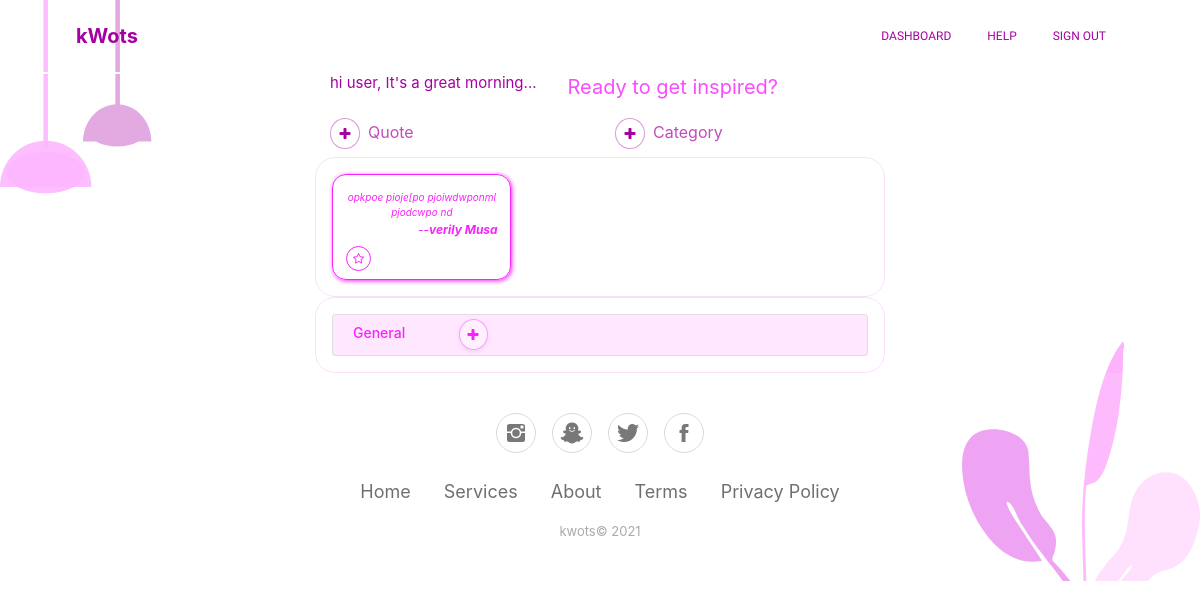
Page /user/dashboard (signed in) on the earlier database version.
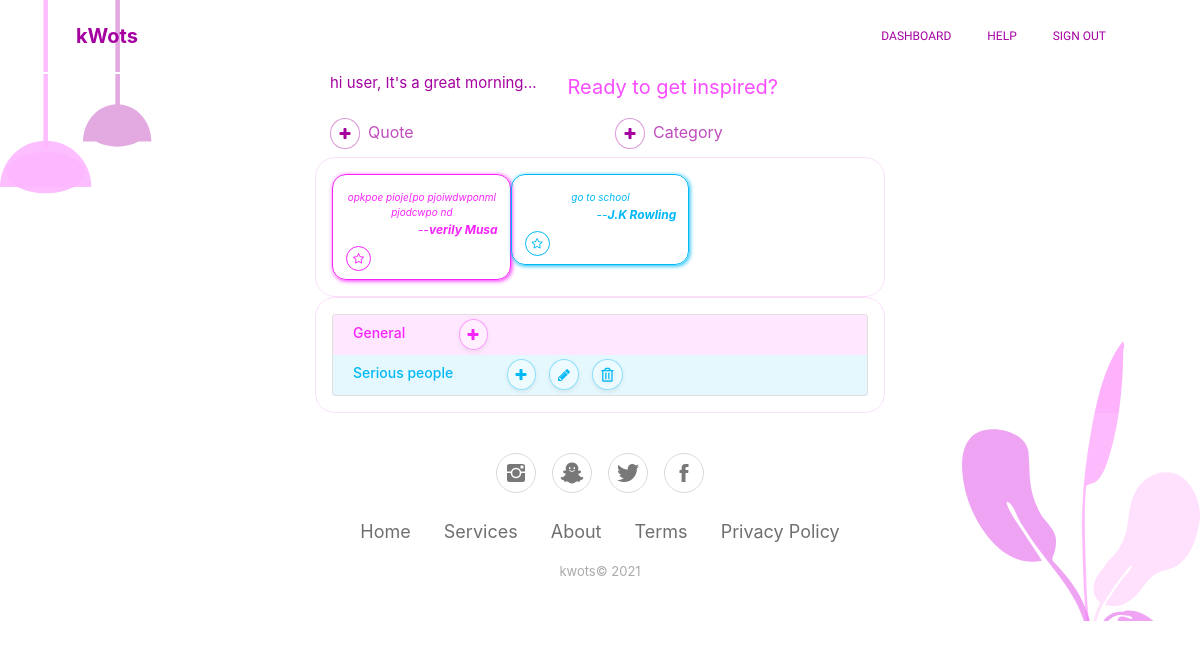
Same page on the later database version.
### app/models.py (models this page shows, shortened)
class User(db.Model, UserMixin):
    __tablename__ = 'users'
    id = db.Column(db.Integer, primary_key = True)
    username = db.Column(db.String, unique = True, nullable = False)
    email = db.Column(db.String, unique = True, nullable = False)
    password = db.Column(db.String, nullable = False)
    quotes = db.relationship('Quote', backref = 'user')
    categories = db.relationship('Category', backref = 'user')

class Quote(db.Model):
    id = db.Column(db.Integer, primary_key = True)
    user_id = db.Column(db.Integer, db.ForeignKey('users.id'))
    author = db.Column(db.String, nullable = False)
    quote = db.Column(db.String, nullable = False)
    date = db.Column(db.DateTime, nullable = False, default = datetime.now())
    favorite = db.Column(db.Boolean, nullable = False, default = False)
    note = db.Column(db.String)
    category_id = db.Column(db.Integer, db.ForeignKey('categories.id'))
    period = db.Column(db.String, default = datetime.now())

class Category(db.Model):
    __tablename__ = 'categories'
    id = db.Column(db.Integer, primary_key = True)
    name = db.Column(db.String, nullable = False, unique = True)
    color_id = db.Column(db.Integer, db.ForeignKey('colors.id'))
    quotes = db.relationship('Quote', backref = 'category')
    icon = db.Column(db.String)
    user_id = db.Column(db.Integer, db.ForeignKey('users.id'))
    description = db.Column(db.String, nullable = True)

### app/user/views.py (the view)
@user_bp.route('/dashboard')
@login_required
def dashboard():
    if datetime.now().hour < 12:
        period = 'morning'
    elif datetime.now().hour > 12 and datetime.now().hour < 4 or 16:
        period = 'afternoon'
    else:
        period = 'evening'
    categories = current_user.categories
    favorites = [i for i in current_user.quotes if i.favorite == 1]
    color = {i.color.name: hex_to_dec(i.color.name) for i in categories}
    print(color)
    return render_template('dashboard.html', categories = categories, favorites = favorites, color = color, period = period)

### app/__init__.py (called while the page is built)
def create_app(config):
    app = Flask(__name__)
    app.config.from_object(config)
    db.init_app(app)
    api = Api(app)
    login_manager = LoginManager(app)
    login_manager.login_view = "auth_bp.login"
    from .auth import auth_bp
    from .quote import quote_bp
    from .user import user_bp
    from .views import main_bp
    from .api import api_bp
    app.register_blueprint(api_bp)
    app.register_blueprint(auth_bp)
    app.register_blueprint(user_bp)
    app.register_blueprint(quote_bp)
    app.register_blueprint(main_bp)
    from .models import Color, Category, Quote, User
    @login_manager.user_loader
    def loader(user_id):
        return User.query.get(int(user_id))
    with app.app_context():
        db.create_all()
        return app

### app/utils.py (called while the page is built)
def hex_to_dec(val):
    n1 = int(val[1:3], 16)
    n2 = int(val[3:5], 16)
    n3 = int(val[5:], 16)
    return ','.join([str(n1), str(n2), str(n3)])

### app/templates/dashboard.html (shortened to what this page needs)
{% extends "base.html" %}
{% block content %}
<div  class= "dash-bg">
    {% include "nav.html" %}
        <div class="container">
            <div class="row">
                <div class="col col-md-3 box d-none d-md-inline-block"></div>
                <div class="col">
                    <div class="row">
                        <div class="col col-12 col-md-5">
                            <p style="font-size: 15px;color: rgb(165,0,160);">hi {{current_user.username }}, It's a great {{ period }}...</p>
                        </div>
                        <div class="col">
                            <p style="font-size: 20px;color: rgba(249,26,255,0.78);">Ready to get inspired?</p>
                        </div>
                    </div>
                    <div class="row mb-2">
                        <div class="col"><a class="btn btn-primary btn-sm border rounded-circle shadow-btn round-btn white-bg mr-2" role="button" style="width: 30px;" href="{{ url_for('quote_bp.add_quote')}}"><i class="fa fa-plus" style="height: 11px;"></i></a><span class="purple-text">Quote</span></div>
                        <div class="col"><a class="btn btn-primary btn-sm border rounded-circle shadow-btn round-btn white-bg mr-2" role="button" style="width: 30px;" href="{{ url_for('quote_bp.add_category')}}"><i class="fa fa-plus" style="height: 11px;"></i></a><span class="purple-text">Category</span></div>
                    </div>
                <div class="row quote-block p-3 pl-1">
                    {% for favorite in favorites  %}
                        <div class="col p-0 col-12 col-md-5 col-lg-4">
                            <div class="quote-block-one" style="color: {{ favorite.category.color.name }}; border: 1px solid {{ favorite.category.color.name }} !important;box-shadow: 1px 1px 4px {{ favorite.category.color.name }};">
                                <p class="text-center" style="font-size: 10px;"><em>{{ favorite.quote }}</em></p>
                                <p class="text-right quote-author-name" style="font-size: 12px;">--<strong><em>{{ favorite.author }}</em></strong></p>
                                <a href="{{ url_for('quote_bp.remove_favorite', quote_id = favorite.id)}}" class="btn btn-primary btn-sm blue-border-btn blue-round-btn blue-white-bg btn-icon mr-1" data-toggle="tooltip" data-bs-tooltip="" style="margin-top: -20px;color: {{ favorite.category.color.name }};border: 1px solid {{ favorite.category.color.name }} !important;" title="Unpin from board"><i class="fa fa-star-o btn-icon" style="font-size: 12px;"></i></a>
                            </div>
                        </div>
                    {% endfor %}
                </div>
                <div class="row quote-block p-3">
                    <div class="col pl-0 pr-0">
                        <div role="tablist" id="accordion-1" class="border-none">
                            <div class="card">
                                {% for category in categories %}
                                <div class="card-header blue-category-header border-none" role="tab" style="background-color: rgba({{ color[category.color.name] }},.1); color: {{ category.color.name }} ; padding-top: 0; padding-bottom: 5px;">
                                    <h5 class="mb-0"><a data-toggle="collapse" aria-expanded="true" aria-controls="accordion-1 .item-{{ category.id }}" href="#accordion-1 .item-{{ category.id }}" class="category-title mr-5" style="color: {{ category.color.name }};">{{ category.name }}</a>
                                        <span>
                                        {% if category.name == 'General' %}
                                            <a href="{{ url_for('quote_bp.add_quote')}}" class="btn btn-primary btn-sm border rounded-circle shadow-sm mt-1 mr-2" data-toggle="tooltip" data-bs-tooltip="" type="button" style="background-color: rgba(255,255,255,.3);color: rgb({{ color[category.color.name] }});width: auto;height: auto;border-color:rgba({{ color[category.color.name] }},.4) !important;" title="Add quote"><i class="fa fa-plus" style="height: 11px;"></i></a>
                                        {% else %}
                                            <a href="{{ url_for('quote_bp.add_quote_to_category', category_id = category.id)}}" class="btn btn-primary btn-sm border rounded-circle shadow-sm mt-1 mr-2" data-toggle="tooltip" data-bs-tooltip="" type="button" style="background-color: rgba(255,255,255,.3);color: rgb({{ color[category.color.name] }});width: auto;height: auto;border-color:rgba({{ color[category.color.name] }},.4) !important;" title="Add quote"><i class="fa fa-plus" style="height: 11px;"></i></a>
                                            <a href="{{ url_for('quote_bp.edit_category', category_id = category.id) }}" class="btn btn-primary btn-sm border rounded-circle shadow-sm mt-1 mr-2" data-toggle="tooltip" data-bs-tooltip="" style="background-color: rgba(255,255,255,.3);color: rgb({{ color[category.color.name] }});width: auto;height: auto;border-color:rgba({{ color[category.color.name] }},.4) !important;" title="Edit category"><i class="fa fa-pencil" style="height: 11px;"></i></a>
                                            <a href="{{ url_for('quote_bp.delete_category', category_id = category.id) }}" class="btn btn-primary btn-sm border rounded-circle shadow-sm mt-1" data-toggle="tooltip" data-bs-tooltip="" style="background-color: rgba(255,255,255,.3);color: rgb({{ color[category.color.name] }});width: auto;height: auto;border-color:rgba({{ color[category.color.name] }},.4) !important;" title="Delete category"><i class="far fa-trash-alt shadow-sm" style="height: 11px;"></i></a></span></h5>
                                        {% endif %}
                                    </div>
                                {% endfor %}
                            </div>
                        </div>
                    </div>
                </div>
            </div>
            <div class="col d-none d-md-inline-block col-md-3"></div>
        </div>
    </div>
    <div class="footer-basic">
        <footer>
            <div class="social"><a href="#"><i class="icon ion-social-instagram purple-hover"></i></a><a href="#"><i class="icon ion-social-snapchat purple-hover"></i></a><a href="#"><i class="icon ion-social-twitter purple-hover"></i></a><a href="#"><i class="icon ion-social-facebook purple-hover"></i></a></div>
            <ul
                class="list-inline">
                <li class="list-inline-item"><a href="#">Home</a></li>
                <li class="list-inline-item"><a href="#">Services</a></li>
                <li class="list-inline-item"><a href="#">About</a></li>
                <li class="list-inline-item"><a href="#">Terms</a></li>
                <li class="list-inline-item"><a href="#">Privacy Policy</a></li>
                </ul>
                <p class="copyright">kwots© 2021</p>
        </footer>
    </div>
</div>
{% endblock %}

### app/templates/base.html (shortened to what this page needs)
<!DOCTYPE html>
<html>
<head>
    <link rel="stylesheet" href="{{url_for('static', filename = 'bootstrap/css/bootstrap.min.css')}}">
    <link rel="stylesheet" href="{{url_for('static', filename = 'fonts/fontawesome-all.min.css')}}">
    <link rel="stylesheet" href="{{url_for('static', filename = 'fonts/font-awesome.min.css')}}">
    <link rel="stylesheet" href="{{url_for('static', filename = 'fonts/ionicons.min.css')}}">
    <link rel="stylesheet" href="{{url_for('static', filename = 'fonts/fontawesome5-overrides.min.css')}}">
    <link rel="stylesheet" href="{{url_for('static', filename = 'css/Footer-Basic.css')}}">
    <link rel="stylesheet" href="{{url_for('static', filename = 'css/main.css')}}">
    <link rel="stylesheet" href="{{url_for('static', filename = 'css/Navigation-Clean.css')}}">
    <link rel="stylesheet" href="{{url_for('static', filename = 'css/styles.css')}}">
</head>
<body>
    {% block content %}{% endblock content %}
</body>
</html>

### app/templates/nav.html (shortened to what this page needs)
<div class="container">
    <nav class="navbar navbar-light navbar-expand-md navigation-clean" style="background-color: rgba(255,255,255,0);">
        <div class="container"><a class="navbar-brand" href="#" style="color: #a500a0;">kWots</a>
            <div
                class="collapse navbar-collapse" id="navcol-1">
                <ul class="nav navbar-nav ml-auto">
                    {% if current_user.is_anonymous %}
                        <li class="nav-item menu-link" role="presentation"><a class="nav-link" href="{{ url_for('main_bp.index')}}" style="color: #a500a0;font-size: 12px;font-family: Arya, sans-serif;">HOME</a></li>
                        <li class="nav-item menu-link" role="presentation"><a class="nav-link" href="{{ url_for('auth_bp.login') }}" style="color: #a500a0;font-size: 12px;font-family: Arya, sans-serif;">LOGIN</a></li>
                        <li class="nav-item menu-link" role="presentation"><a class="nav-link" href="{{ url_for('auth_bp.register') }}" style="color: #a500a0;font-size: 12px;font-family: Arya, sans-serif;">REGISTER</a></li>
                        <li class="nav-item menu-link" role="presentation"><a class="nav-link" href="dashboard.html" style="color: #a500a0;font-size: 12px;font-family: Arya, sans-serif;">ABOUT</a></li>
                    {% else %}
                        <li class="nav-item menu-link" role="presentation"><a class="nav-link" href="{{ url_for('user_bp.dashboard') }}" style="color: #a500a0;font-size: 12px;font-family: Arya, sans-serif;">DASHBOARD</a></li>
                        <li class="nav-item menu-link" role="presentation"><a class="nav-link" href="#" style="color: #a500a0;font-size: 12px;font-family: Arya, sans-serif;">HELP</a></li>
                        <li class="nav-item menu-link" role="presentation"><a class="nav-link" href="{{ url_for('auth_bp.logout') }}" style="color: #a500a0;font-size: 12px;font-family: Arya, sans-serif;">SIGN OUT</a></li>
                    {% endif %}
                </ul>
        </div>
        </div>
    </nav>
</div>

### app/static/css/Footer-Basic.css (style rules this page uses)
.footer-basic { padding: 40px 0; background-color: rgba(255,255,255,.1); color: #4b4c4d; }
.footer-basic ul { padding: 0; list-style: none; text-align: center; font-size: 18px; line-height: 1.6; margin-bottom: 0; }
.footer-basic li { padding: 0 10px; }
.footer-basic ul a { color: inherit; text-decoration: none; opacity: 0.8; }
.footer-basic .social { text-align: center; padding-bottom: 25px; }
.footer-basic .social > a { font-size: 24px; width: 40px; height: 40px; line-height: 40px; display: inline-block; text-align: center; border-radius: 50%; border: 1px solid #ccc; margin: 0 8px; color: inherit; opacity: 0.75; }
.footer-basic .copyright { margin-top: 15px; text-align: center; font-size: 13px; color: #aaa; margin-bottom: 0; }

### app/static/css/main.css (style rules this page uses)
.round-btn { border-radius: 100%; }
.white-bg { background-color: white; color: rgb(165,0,160); border-color: rgba(165,0,160,.4) !important; }
.blue-white-bg { background-color: white; }
.quote-author-name { margin-top: -15px; }
.blue-round-btn { height: 25px; width: 25px; border-radius: 100px; }
.btn-icon { padding: 0; }
.dash-bg { background-image: url(../img/dash-bg.svg); background-repeat: no-repeat; background-position: top left; background-size: cover; height: 100%; }
.category-title { font-size: 14px; }
.border-none { border: none !important; }
.purple-text { color: rgba(165,0,160,.7); }

### app/static/css/Navigation-Clean.css (style rules this page uses)
.navigation-clean { background: #fff; padding-top: .75rem; padding-bottom: .75rem; color: #333; border-radius: 0; box-shadow: none; border: none; margin-bottom: 0; }
@media (min-width:768px) { .navigation-clean { padding-top: 1rem; padding-bottom: 1rem; } }
.navigation-clean .navbar-brand { font-weight: bold; color: inherit; }
.navigation-clean .navbar-collapse, .navigation-clean .form-inline { border-top-color: #ddd; }
.navigation-clean.navbar .navbar-nav .nav-link { padding-left: 18px; padding-right: 18px; }
.navigation-clean.navbar-light .navbar-nav .nav-link { color: #465765; }

### app/static/css/styles.css (style rules this page uses)
.box { height: 100%; width: 100%; background-color: grey; border: 1px solid white; }
.quote-block { border: 1px solid rgba(211,15,225,.13); border-radius: 20px; }
.quote-block-one { padding-top: 15px; padding-right: 12px; padding-left: 13px; border-radius: 14px; }

Differences in the rows shown:
added Quote: quote "go to school", author "J.K Rowling"
added Category: name "Serious people"
